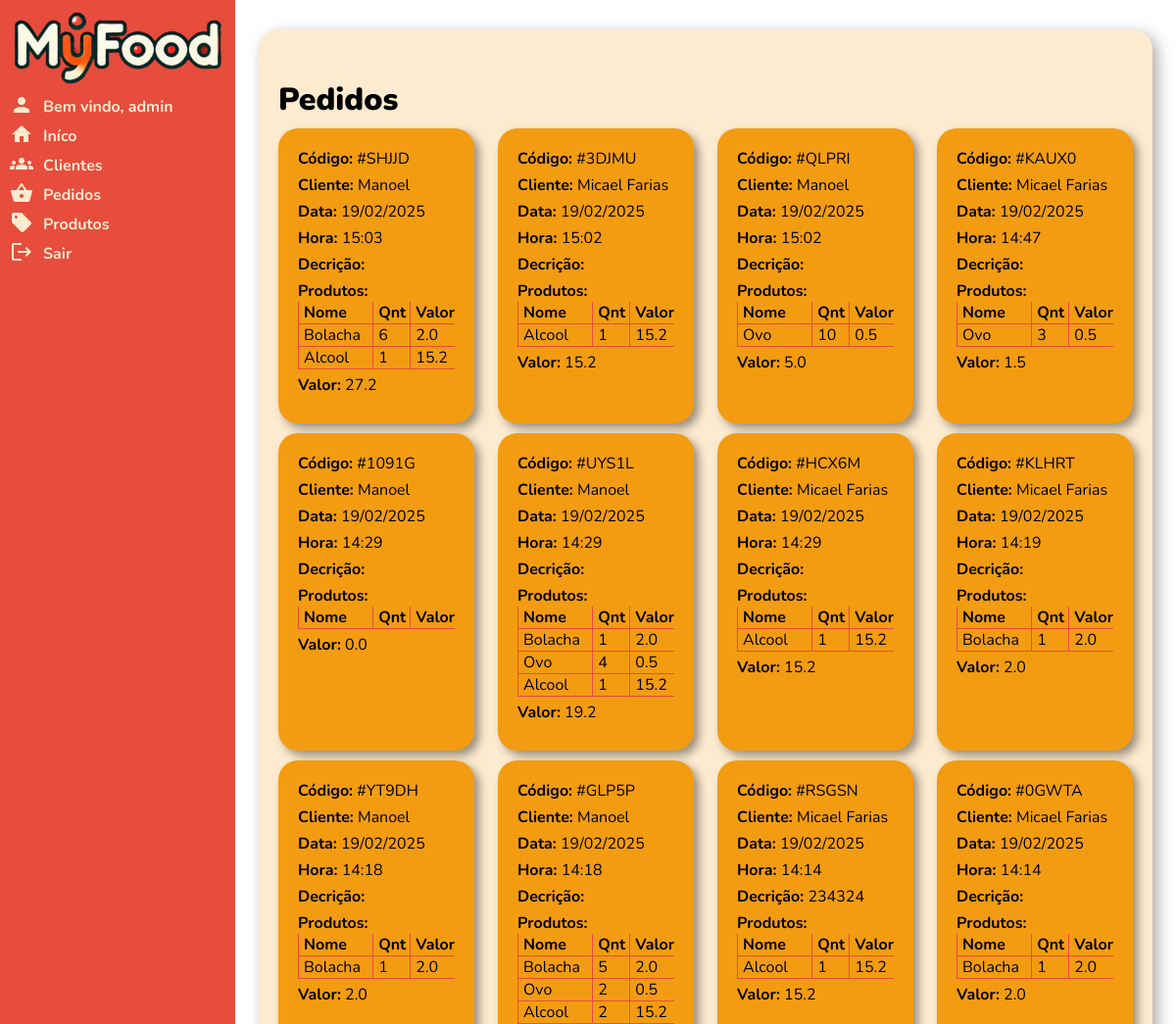
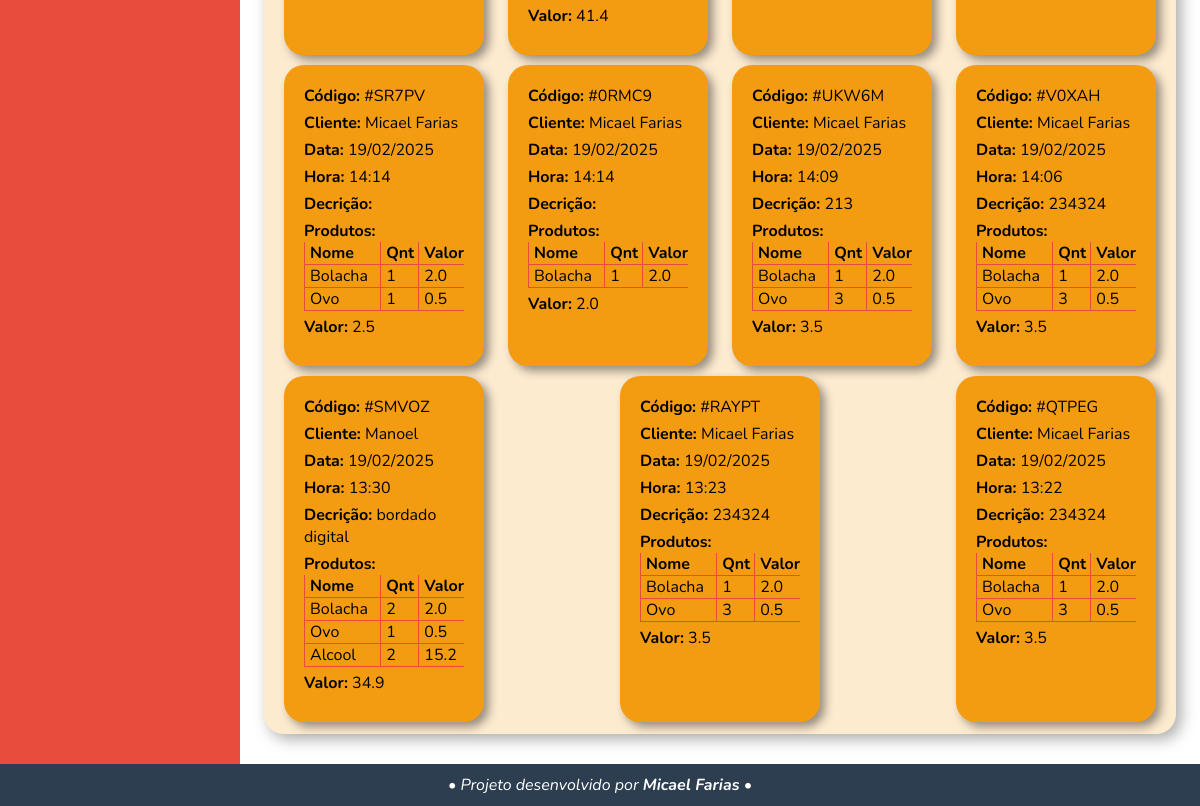
Screenshot of /pedidos/ (signed in) with the database file from the repository (2 pictures, top to bottom).
### app/models.py (models this page shows, shortened)
class Empresa(db.Model, UserMixin):
    id = db.Column(db.Integer, primary_key=True)
    data = db.Column(db.DateTime, default=datetime.now())
    user = db.Column(db.String, nullable=False, unique=True)
    senha = db.Column(db.String(100), nullable=False)
    nome = db.Column(db.String, nullable=False)
    razao_social = db.Column(db.String, nullable=False)
    cnpj = db.Column(db.String(14), nullable=False)
    email = db.Column(db.String, nullable=False)
    telefone = db.Column(db.String, nullable=False)
    endereco = db.Column(db.JSON, nullable=False)  # Usando JSON para armazenar o endereço como lista
    produtos = db.relationship('Produtos', backref='empresa', lazy=True)
    pedidos = db.relationship('Pedido', backref='empresa', lazy=True)
    clientes = db.relationship('Cliente', backref='empresa', lazy=True)

class Pedido(db.Model):
    id = db.Column(db.Integer, primary_key=True)
    codigo = db.Column(db.String, nullable=False, unique=True)  # Código único do pedido
    data = db.Column(db.DateTime, default=datetime.now())
    descricao = db.Column(db.String, nullable=False)
    valor = db.Column(db.Float, nullable=False)
    cliente_id = db.Column(db.Integer, db.ForeignKey('cliente.id'), nullable=False)
    produtos = db.Column(db.JSON, nullable=False)
    empresa_id = db.Column(db.Integer, db.ForeignKey('empresa.id'), nullable=False)

class Cliente(db.Model):
    id = db.Column(db.Integer, primary_key=True)
    data = db.Column(db.DateTime, default=datetime.now())
    nome = db.Column(db.String, nullable=False)
    telefone = db.Column(db.String, nullable=False)
    email = db.Column(db.String, nullable=False)
    endereco = db.Column(db.JSON, nullable=False)  # Usando JSON para armazenar o endereço como lista
    pedidos_historico = db.relationship('Pedido', backref='cliente', lazy=True)  # Relacionamento com a tabela Pedidos
    empresa_id = db.Column(db.Integer, db.ForeignKey('empresa.id'), nullable=False)

### app/views.py (the view)
@app.route('/pedidos/')
@login_required
def pedidos():
    pedidos = Pedido.query.filter_by(empresa_id=current_user.id).order_by(desc(Pedido.data)).all()
    return render_template('pedidos.html', pedidos=pedidos)

### app/models.py (called while the page is built)
@login_manager.user_loader
def load_user(user_id):
    return Empresa.query.get(user_id)

### app/templates/pedidos.html
{% extends "base.html" %} {% block main %}
<div class="conteiner">
  <h1 class="div-col-1">Pedidos</h1>
  <div class="conteiner-produtos div-col-1 span-4 mt-15">
    {% for pedido in pedidos %}
    <div class="produto">
      <p><strong>Código:</strong> {{ pedido.codigo }}</p>
      <p><strong>Cliente:</strong> {{ pedido.cliente.nome }}</p>
      <p><strong>Data:</strong> {{ pedido.data.strftime('%d/%m/%Y') }}</p>
      <p><strong>Hora:</strong> {{ pedido.data.strftime('%H:%M') }}</p>
      <p><strong>Decrição:</strong> {{ pedido.descricao }}</p>
      <p class="conteiner-ped">
        <strong class="div-col-1 span-4">Produtos:</strong>
        <span class="div-col-1 span-2 bord-on"><strong>Nome</strong></span>
        <span class="div-r-25 bord-on"><strong>Qnt</strong></span>
        <span class="div-r-25 bord-on"><strong>Valor</strong></span>
        {% for produto in pedido.produtos %}
        <span class="div-col-1 span-2 bord-on">{{ produto.nome }}</span>
        <span class="div-r-25 bord-on">{{ produto.quantidade }}</span>
        <span class="div-r-25 bord-on">{{ produto.valor }}</span> {% endfor %}
      </p>
      <p><strong>Valor:</strong> {{ pedido.valor }}</p>
    </div>
    {% endfor %}
  </div>
</div>
{% endblock %}

### app/templates/base.html (shortened to what this page needs)
<!DOCTYPE html>
<html lang="pt-br">
  <head>
    <link
      rel="stylesheet"
      href="{{ url_for('static', filename='css/style.css') }}"
    />
  <body>
    <header>
      <div class="conteiner">
        <a href="{{ url_for('index') }}">
          <div class="logo"></div>
        </a>
        <nav>
          <ul>
            {% if current_user.is_authenticated %}
            <li>
              <a href=""
                ><i class="material-icons icon">person</i
                ><span id="link">Bem vindo, {{ current_user.user }}</span></a
              >
            </li>
            {% endif %}  {% if current_user.is_authenticated %}
            <li>
              <a href="{{ url_for('index') }}"
                ><i class="material-icons icon">home</i
                ><span id="link">Iníco</span></a
              >
            </li>
            <li>
              <a href="{{ url_for('clientes') }}">
                <i class="material-icons icon">groups</i
                ><span id="link">Clientes</span></a
              >
            </li>
            <li>
              <a href="{{ url_for('pedidos') }}">
                <i class="material-icons icon">shopping_basket</i
                ><span id="link">Pedidos</span></a
              >
            </li>
            <li>
              <a href="{{ url_for('produtos') }}">
                <i class="material-icons icon">sell</i
                ><span id="link">Produtos</span></a
              >
            </li>
            <li>
              <a href="{{ url_for('logout') }}">
                <i class="material-icons icon">logout</i
                ><span id="link">Sair</span></a
              >
            </li>
            {% endif %}
          </ul>
        </nav>
      </div>
    </header>
    <main>
      {% block main %}{% endblock %}
    </main>
    <footer>
      <div class="conteiner">
        <p>• Projeto desenvolvido por <strong>Micael Farias</strong> •</p>
      </div>
    </footer>
  </body>
</html>

### app/static/css/style.css (style rules this page uses)
* { padding: 0; margin: 0; font-family: Nunito, Arial, Helvetica, sans-serif; box-sizing: border-box; }
:root { --span: 1; --vermelho: #e74c3c; --laranja: #f39c12; --verde: #27ae60; --creme: #fdebd0; --cinza: #2c3e50; --preto: #000000; --branco: #ffffff; }
html { height: 100vh; }
body { height: 100vh; display: grid; background: var(--creme); grid-template-columns: auto 1fr; grid-template-rows: 1fr auto; }
.icon { position: relative; top: 5px; padding-right: 10px; color: var(--creme); }
header { position: relative; z-index: 1; background: var(--vermelho); }
header > .conteiner { padding: 10px; width: 5ch; height: 100%; overflow: hidden; transition: all 0.5s; }
header > .conteiner > nav > ul { list-style: none; color: var(--creme); font-weight: bolder; }
header > .conteiner > nav > ul > li { display: block; position: relative; white-space: nowrap; }
header > .conteiner > a > div.logo { height: 80px; background-image: url(../img/logo-pq.png); background-size: 100% auto; background-repeat: no-repeat; background-position: center center; }
header > .conteiner > nav > ul > li > a { text-decoration: none; color: var(--creme); }
header > .conteiner > nav > ul > li > a > span { display: none; }
main { display: grid; justify-items: center; align-items: center; background: var(--branco); }
.conteiner-ped { display: grid; grid-template-columns: repeat(4, 1fr); }
main > .conteiner { display: grid; grid-template-columns: repeat(4, 1fr); align-content: start; align-self: start; align-items: center; justify-items: stretch; background: var(--creme); width: 95%; min-height: 90%; padding: 20px; padding-top: 50px; margin-block: 30px; border-radius: 20px; box-shadow: 5px 5px 15px #00000056; }
a { text-decoration: none; }
main .conteiner > h1 { font-weight: 900; }
.bord-on { border-left: 1px solid var(--vermelho); border-bottom: 1px solid var(--vermelho); padding-left: 5px; }
.div-col-1 { grid-column: 1 / span var(--span); }
.div-r-25 { grid-column: span 1; }
.span-2 { --span: 2; }
.span-4 { --span: 4; }
.mt-15 { margin-top: 15px; }
.conteiner-produtos { display: flex; flex-flow: row wrap; gap: 10px; width: 100%; justify-content: space-between; height: 100%; }
.produto { min-height: 180px; padding: 20px; border-radius: 20px; background: var(--laranja); width: 200px; box-shadow: 5px 5px 10px rgba(0, 0, 0, 0.404); }
.produto > p { margin-bottom: 5px; }
footer { position: relative; z-index: 1; text-align: center; font-style: italic; padding-block: 10px; background: var(--cinza); grid-column: span 2; color: var(--branco); }

### rows the page displays
Empresa: user "admin"
Pedido: codigo "#SHJJD", cliente.nome "Manoel", data "19/02/2025", data "15:03", nome "Bolacha" "Alcool", quantidade "6" "1", valor "2.0" "15.2", valor "27.2"
Pedido: codigo "#3DJMU", cliente.nome "Micael Farias", data "19/02/2025", data "15:02", nome "Alcool", quantidade "1", valor "15.2", valor "15.2"
Pedido: codigo "#QLPRI", cliente.nome "Manoel", data "19/02/2025", data "15:02", nome "Ovo", quantidade "10", valor "0.5", valor "5.0"
Pedido: codigo "#KAUX0", cliente.nome "Micael Farias", data "19/02/2025", data "14:47", nome "Ovo", quantidade "3", valor "0.5", valor "1.5"
Pedido: codigo "#1091G", cliente.nome "Manoel", data "19/02/2025", data "14:29", valor "0.0"
Pedido: codigo "#UYS1L", cliente.nome "Manoel", data "19/02/2025", data "14:29", nome "Bolacha" "Ovo" "Alcool", quantidade "1" "4" "1", valor "2.0" "0.5" "15.2", valor "19.2"
Pedido: codigo "#HCX6M", cliente.nome "Micael Farias", data "19/02/2025", data "14:29", nome "Alcool", quantidade "1", valor "15.2", valor "15.2"
Pedido: codigo "#KLHRT", cliente.nome "Micael Farias", data "19/02/2025", data "14:19", nome "Bolacha", quantidade "1", valor "2.0", valor "2.0"
Pedido: codigo "#YT9DH", cliente.nome "Manoel", data "19/02/2025", data "14:18", nome "Bolacha", quantidade "1", valor "2.0", valor "2.0"
Pedido: codigo "#GLP5P", cliente.nome "Manoel", data "19/02/2025", data "14:18", nome "Bolacha" "Ovo" "Alcool", quantidade "5" "2" "2", valor "2.0" "0.5" "15.2", valor "41.4"
Pedido: codigo "#RSGSN", cliente.nome "Micael Farias", data "19/02/2025", data "14:14", descricao "234324", nome "Alcool", quantidade "1", valor "15.2", valor "15.2"
Pedido: codigo "#0GWTA", cliente.nome "Micael Farias", data "19/02/2025", data "14:14", nome "Bolacha", quantidade "1", valor "2.0", valor "2.0"
Pedido: codigo "#SR7PV", cliente.nome "Micael Farias", data "19/02/2025", data "14:14", nome "Bolacha" "Ovo", quantidade "1" "1", valor "2.0" "0.5", valor "2.5"
Pedido: codigo "#0RMC9", cliente.nome "Micael Farias", data "19/02/2025", data "14:14", nome "Bolacha", quantidade "1", valor "2.0", valor "2.0"
Pedido: codigo "#UKW6M", cliente.nome "Micael Farias", data "19/02/2025", data "14:09", descricao "213", nome "Bolacha" "Ovo", quantidade "1" "3", valor "2.0" "0.5", valor "3.5"
Pedido: codigo "#V0XAH", cliente.nome "Micael Farias", data "19/02/2025", data "14:06", descricao "234324", nome "Bolacha" "Ovo", quantidade "1" "3", valor "2.0" "0.5", valor "3.5"
Pedido: codigo "#SMVOZ", cliente.nome "Manoel", data "19/02/2025", data "13:30", descricao "bordado digital", nome "Bolacha" "Ovo" "Alcool", quantidade "2" "1" "2", valor "2.0" "0.5" "15.2", valor "34.9"
Pedido: codigo "#RAYPT", cliente.nome "Micael Farias", data "19/02/2025", data "13:23", descricao "234324", nome "Bolacha" "Ovo", quantidade "1" "3", valor "2.0" "0.5", valor "3.5"
Pedido: codigo "#QTPEG", cliente.nome "Micael Farias", data "19/02/2025", data "13:22", descricao "234324", nome "Bolacha" "Ovo", quantidade "1" "3", valor "2.0" "0.5", valor "3.5"
